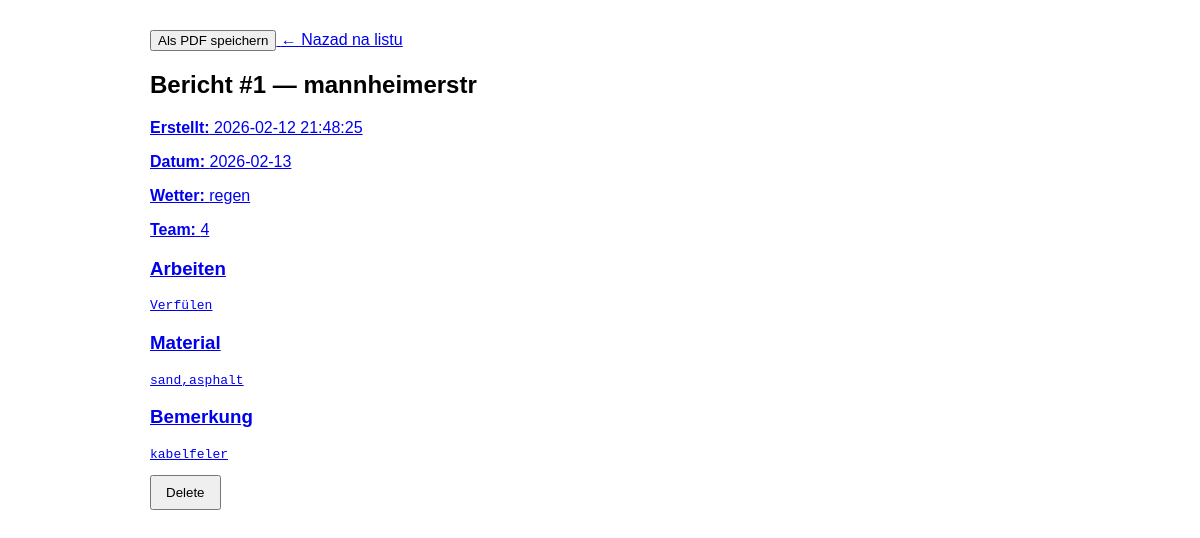
Before: /report/1 with the older database file.
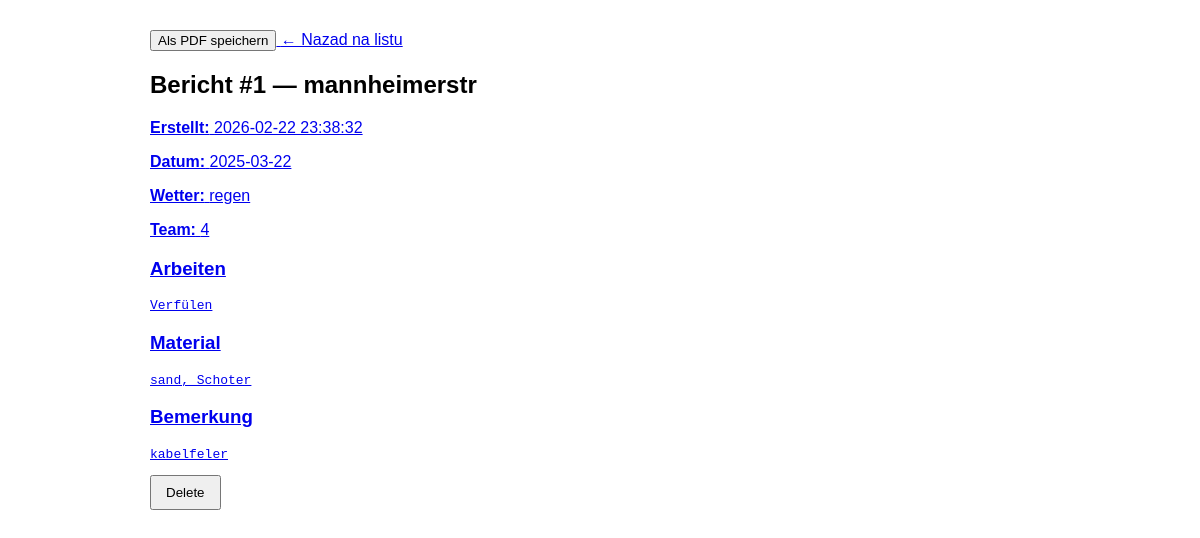
After: the same page with the newer database file.
### tables this page shows
CREATE TABLE reports (
            id INTEGER PRIMARY KEY AUTOINCREMENT,
            created_at TEXT DEFAULT (datetime('now')),
            datum TEXT,
            baustelle TEXT,
            wetter TEXT,
            team TEXT,
            arbeit TEXT,
            material TEXT,
            bemerkung TEXT
        );

### app.py (the view)
@app.route("/report/<int:report_id>")
def report_detail(report_id):
    if is_postgres():
        row = db_execute(
            "SELECT * FROM reports WHERE id = %s",
            (report_id,),
            fetchone=True,
        )
    else:
        row = db_execute(
            "SELECT * FROM reports WHERE id = ?",
            (report_id,),
            fetchone=True,
        )
    if not row:
        flash("Bericht nicht gefunden.", "error")
        return redirect(url_for("list_reports"))
    return render_template("detail.html", report=row)

### app.py (called while the page is built)
def is_postgres():
    return bool(os.environ.get("DATABASE_URL"))

def get_sqlite_conn():
    conn = sqlite3.connect(SQLITE_PATH)
    conn.row_factory = sqlite3.Row
    return conn

def db_execute(sql, params=None, fetchone=False, fetchall=False):
    params = params or ()
    if is_postgres():
        with get_pg_conn() as conn:
            with conn.cursor(cursor_factory=psycopg2.extras.RealDictCursor) as cur:
                cur.execute(sql, params)
                if fetchone:
                    return cur.fetchone()
                if fetchall:
                    return cur.fetchall()
                return None
    else:
        with get_sqlite_conn() as conn:
            cur = conn.cursor()
            cur.execute(sql, params)
            conn.commit()
            if fetchone:
                row = cur.fetchone()
                return dict(row) if row else None
            if fetchall:
                rows = cur.fetchall()
                return [dict(r) for r in rows]
            return None

@app.before_request
def _ensure_db():
    init_db()

### templates/detail.html (shortened to what this page needs)
{% extends "base.html" %}
{% block content %}
<a href="{{ url_for('report_pdf', report_id=report['id']) }}">
  <button type="button">Als PDF speichern</button>
</a>
<!doctype html>
<html>
<head>
</head>
<body style="max-width:900px;margin:30px auto;font-family:Arial;">
  <a href="{{ url_for('list_reports') }}">← Nazad na listu</a>
  <h2>Bericht #{{ report["id"] }} — {{ report["baustelle"] }}</h2>
  <a href="{{ url_for('report_pdf', report_id=report.id) }}">
  <p><b>Erstellt:</b> {{ report["created_at"] }}</p>
  <p><b>Datum:</b> {{ report["datum"] }}</p>
  <p><b>Wetter:</b> {{ report["wetter"] }}</p>
  <p><b>Team:</b> {{ report["team"] }}</p>
  <h3>Arbeiten</h3>
  <pre style="white-space:pre-wrap;">{{ report["arbeit"] }}</pre>
  <h3>Material</h3>
  <pre style="white-space:pre-wrap;">{{ report["material"] }}</pre>
  <h3>Bemerkung</h3>
  <pre style="white-space:pre-wrap;">{{ report["bemerkung"] }}</pre>
  <form method="post" action="{{ url_for('delete_report', report_id=report['id']) }}">
    <button style="padding:8px 14px;">Delete</button>
  </form>
</body>
</html>
{% endblock %}

Changed rows visible on the page:
changed reports "mannheimerstr": created_at "2026-02-12 21:48:25" → "2026-02-22 23:38:32"; datum "2026-02-13" → "2025-03-22"; material "sand,asphalt" → "sand, Schoter"
